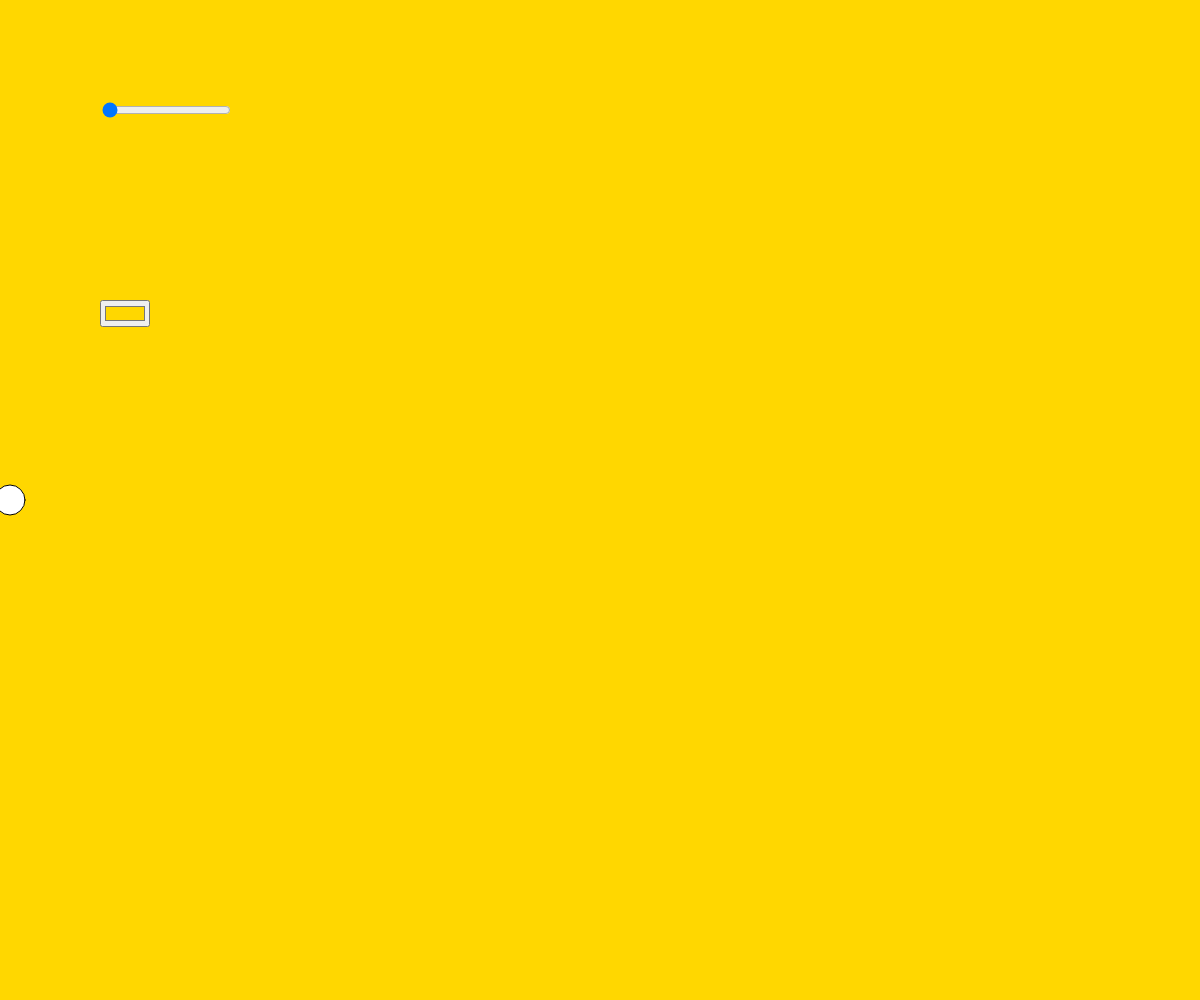
Frame 1 (no input)
Frame 60 (no input): identical to frame 1, image omitted
Frame 120 (the mouse pressed at the canvas centre since frame 60): identical to frame 1, image omitted

The p5.js sketch that drew this single still picture (run headless with seeded random() and noise() and a simulated clock; from frame 60 on, the mouse is pressed at the canvas centre):

// p5.js sketch
// ── sketch.js
let slider;
let cp;

function setup() {
  createCanvas(windowWidth, windowHeight);
  slider = createSlider(10, width, 10);
  slider.position(100,100);

  cp = createColorPicker("gold");
  cp.position(100,300);
}

function draw() {
  background(cp.color());
  let currentVal = slider.value();
  ellipse(currentVal, height/2, 30, 30);
}
